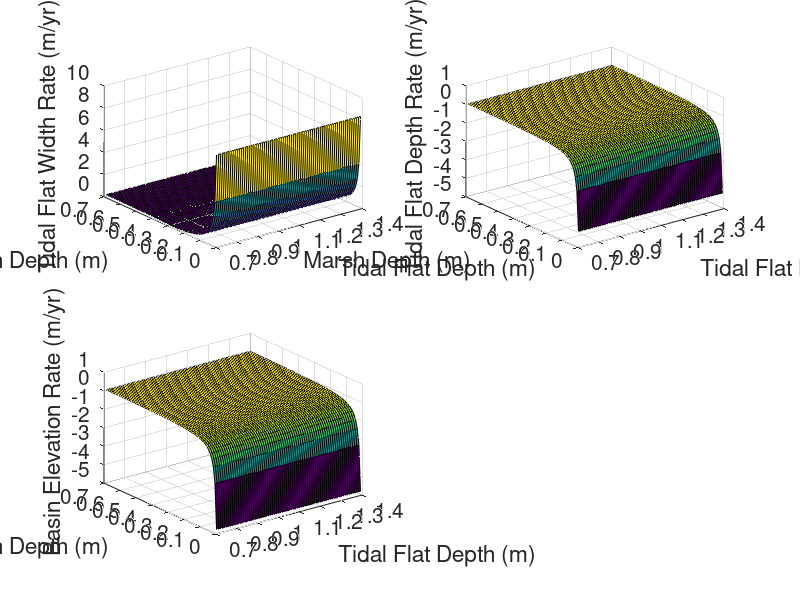

The MATLAB source for this figure:
function BoxModel_SS_2var()
% BoxModel_SS_2var : plots the model equations (3 of them) based on 2
% variables (marsh and tidal flat depths)
%
%--------------------------------------------------------------------------
format compact
format longG
clf

b_f = 1;
%-------------- Sediment input constants
C_o = 60 *10^-3;    % ocean concertation (kg/m3)
C_f = 15 *10^-3;    % river concentration (kg/m3)
Q_f = 20;         % river water discharge (m3/s)

%-------------- Erosion constants
k_0 = 1 *10^-3; % roughness (m)
tau_c = 0.3;  % critical shear stress (Pa)
E_0 = 10^-4;    % bed erosion coefficient (kg/m2/s)
k_e = 0.16 /365/24/60/60;  % margin erodibility coefficient (m2/s/W)
v_w = 6;        % reference wind speed (m/s)

% -------------- Accretion constants
k_a = 2;        % margin accretion coefficient

%-------------- Vegetation properties
B_max = 1;      % maximum biomass density (kg/m2)
k_B = 2*10^-3 /365/24/60/60;    % vegetation characteristics (m3/s/kg)

%-------------- Basin properties
b_fm = 10 *10^3; % total basin width (both sides of the channel) (m)
L_E = 10 *10^3; % basin length (m)
R = 2 *10^-3/365/24/60/60;   % sea level rise (m/s)
b_r = 0; % river width (m)

%-------------- Tide Characteristics
T_T = 12 *60*60;   % tidal period (s) (= 12 hours)
H = 1.4/2;          % tidal amplitude (range/2) (m)

%-------------- Sediment properties
rho_s = 1000;   % sediment bulk density (kg/m3)
omega_s = 0.5 *10^-3;   % settling velocity (m/s)

%-------------- Model constants
gamma = 9800;   % water specific weight (N/m3 or kg/m2/s2)

%-------------- Model assumptions
Q_f = Q_f/2;    % consider half of the discharge only for one side of the tidal platform (the same will be automatically considered below for Q_T)


[X,Y] = meshgrid(0.71:.01:1.4,.01:.01:.7);
[Z1,Z2,Z3]=Equations(X,Y);

subplot(2,2,1)
surf(X,Y,Z1/1000);
xlabel('Tidal Flat Depth (m)');ylabel('Marsh Depth (m)');zlabel('Tidal Flat Width Rate (m/yr)')
set(findobj('type','axes'),'fontsize',15)

subplot(2,2,2)
surf(X,Y,Z2/1000);
xlabel('Tidal Flat Depth (m)');ylabel('Marsh Depth (m)');zlabel('Tidal Flat Depth Rate (m/yr)')
set(findobj('type','axes'),'fontsize',15)

subplot(2,2,3)
surf(X,Y,Z3/1000);
xlabel('Tidal Flat Depth (m)');ylabel('Marsh Depth (m)');zlabel('Basin Elevation Rate (m/yr)')
set(findobj('type','axes'),'fontsize',15)

    function [F1,F2,F3]=Equations(d_f,d_m)
        %-------------- Imposing a condition for tidal flat conversion to marsh in case of presence of new vegetation when tidal flat is above MSL
        flag_f2m = 0;     % showing that tidal flat is below MSL
        if d_f <= H
            flag_f2m = 1; % showing that tidal flat is above MSL
        end
        
        %-------------- Model assumptions
        b_m = b_fm-b_f; % marsh width
        if flag_f2m == 0
            chi = 2*b_f+b_r;    % fetch
        elseif flag_f2m == 1
            chi = b_r;
        end
        
        %-------------- Compute organice matter production (m/s)
        z = H-d_m;       % elevation of marsh platform
        if z >= 0           % condition for presence of vegetation when marsh is above MSL
            r = -0.5*z/H+1;     % reproduction rate
            m = 0.5*z/H;         % mortality rate
            B = B_max*(1-m./r);  % steady state solution for biomass (kg/m2)
            O = k_B*B;            % organic matter production rate
        else
            O = 0;
        end
        
        %-------------- Compute the concentration (kg/m^3)
        C_r = (R-O)*T_T*rho_s./d_m;
        
        %---------------------------------- Define the equations ----------------------------------
        
        %-------------------------------- Tidal flat width equation --------------------------------
        
        %-------------- Compute margin erosion (m/s)
        h = (d_f+max(0,d_f-2*H))/2;     % reference water depth
        
        if  flag_f2m==1 || chi<=b_r || v_w==0 % condition for no bed and margin erosion in case of a filled mudflat or no wind
            tau = 0; % bed shear stress
            W = 0;   % wave power density
        else
            [ H_w, T_w ] = WaveProps_2 ( h, v_w, chi );   % compute significant height and peak period
            [ tau, k_w ] = ShearStress_2 ( h, k_0, H_w, T_w );     % compute bed shear stress
            c_g = pi./k_w./T_w.*(1+2*k_w.*h./sinh(2*k_w.*h)); % wave group velocity (general form)
            W = gamma*c_g*H_w.^2/16; % wave power density (kg.m/s3)
        end
        
        B_e = k_e*W;    % margin erosion
        
        %-------------- Compute margin accretion (m/s)
        if flag_f2m == 0
            B_a = k_a*omega_s*C_r/rho_s;  % margin accretion
        else
            B_a = 0;
        end
        
        %-------------- Describe the equation for b_f (m)
        F1 = abs(B_e - B_a) ; % (m/s)
        F1 = F1 *1000*60*60*24*365; % (mm/s)
        
        %--------------------------------- Tidal flat depth equation -------------------------------
        if flag_f2m == 0
            
            %-------------- Compute submerged time when the tidal flat is covered with water
            if d_f < 2*H
                t_s = 1/2-1/pi*asin((H-d_f)/H);
            else
                t_s = 1;
            end
            
            %-------------- Compute the rate of bed erosion (m/s)
            TF_erosion = max(0,t_s*E_0/rho_s*(tau-tau_c)/tau_c);
            
            %-------------- Compute the rate of sediment accretion (m/s)
            TF_accretion = min(t_s*C_r*omega_s/rho_s ,C_r*d_f/T_T/rho_s);
            
            %-------------- Compute the rate of organic matter production in tidal flat (m/s)
            SOM = 0;
            
        elseif flag_f2m == 1
            
            %-------------- Compute the rate of bed erosion (m/s)
            TF_erosion = 0;
            
            %-------------- Compute the rate of sediment accretion (m/s)
            TF_accretion = C_r*d_f/T_T/rho_s;
            
            %-------------- Compute the rate of organic matter production in the new marsh (m/s)
            z_new = H-d_f;       % elevation of marsh platform
            r_new = -0.5*z_new/H+1;     % reproduction rate
            m_new = 0.5*z_new/H;         % mortality rate
            B_new = B_max*(1-m_new/r_new);  % steady state solution for biomass (kg/m2)
            SOM = k_B*B_new;        % organic matter production rate
            
        end
        
        %-------------- Describe the equation for d_f (m)
        F2 = TF_erosion - TF_accretion - SOM + R; % (m/s)
        F2 = F2 *1000*60*60*24*365; % (mm/s)
        
        %-------------------------------- Mass conservation equation ------------------------------
        
        %-------------- Compute tidal flat bed erosion (kg/s)
        if flag_f2m == 0
            bed_erosion = max(0,t_s*E_0*(tau-tau_c)/tau_c*b_f*L_E);
        else
            bed_erosion = 0;
        end
        
        %-------------- Compute external sediment input (kg/s)
        Q_T = (d_f*b_f+d_m*b_m)*L_E/T_T-Q_f;
        ocean_in = Q_T*C_o;
        river_in = Q_f*C_f;
        
        %-------------- Compute deposition on tidal flat (kg/s)
        if flag_f2m == 0
            TF_deposition = min(t_s*C_r*b_f*omega_s*L_E, C_r*b_f*d_f*L_E/T_T);
        else
            TF_deposition = C_r*b_f*d_f*L_E/T_T;
        end
        
        %-------------- Compute deposition on marsh (kg/s)
        M_deposition = C_r*b_m*d_m*L_E/T_T;
        
        %-------------- Compute export sediment to the ocean (kg/s)
        if flag_f2m == 0
            export = C_r*b_f*min(d_f,2*H)*L_E/T_T;
        else
            export = 0;
        end
        
        %-------------- Describe the equation for C_r (kg/m3)
        F3 = bed_erosion + ocean_in + river_in - TF_deposition - M_deposition - export;   % (kg/s)
        F3 = F3/rho_s/L_E/b_fm;   % (m/s)
        F3 = F3 *1000*60*60*24*365; %(mm/s)
        
    end

    function [ H_w, T_w ] = WaveProps_2 ( h, v_w, chi)
        % WaveProps_2 : Computing significant wave height and peak wave period
        %
        % Input
        %       h   : reference water depth
        %       v_w : wind velocity
        %       chi : fetch
        %
        % Output
        %       H_w : significant wave height
        %       T_w : peak wave period
        %
        %--------------------------------------------------------------------------
        g = 9.81;       % gravitational acceleration (m/s2)
        
        %-------------- Parameters
        A1 = .493*(g*h/v_w^2).^.75;
        B1 = 3.13*10^-3*(g*chi/v_w^2).^.57;
        A2 = .331*(g*h/v_w^2).^1.01;
        B2 = 5.215*10^-4*(g*chi/v_w^2).^.73;
        
        %-------------- Outpouts
        H_w = .2413*(tanh(A1).*tanh(B1./tanh(A1))).^.87*v_w^2/g;   % significant wave height
        T_w = 7.518*(tanh(A2).*tanh(B2./tanh(A2))).^.37*v_w/g;     % peak wave period
        
    end

    function [ tau, k_w ] = ShearStress_2 ( h, k_0, H_w, T_w )
        % WaveProps : Computing bed shear stress by waves
        %
        % Input
        %       h   : reference water depth
        %       k_0 : roughness
        %       H_w : significant wave height
        %       T_w : peak wave period
        %
        % Output
        %       tau : shear stress
        %
        %--------------------------------------------------------------------------
        
        %-------------- Constants
        rho_w = 1000;   % water density (kg/m3)
        g = 9.81;       % gravitational acceleratxion (m/s2)
        
        %-------------- Parameters
        k_w = 2*pi./T_w./sqrt(g*h);               % wave number (for k_w*h<0.1pi)
        f_w = 0.4*(H_w/k_0./sinh(k_w*h)).^-.75;   % friction factor
        u_w = pi*H_w./T_w./sinh(k_w*h);           % horizontal orbital velocity
        
        %-------------- Outpouts
        tau = rho_w.*f_w.*u_w.^2/2;    % wave shear stress
        
    end


end

